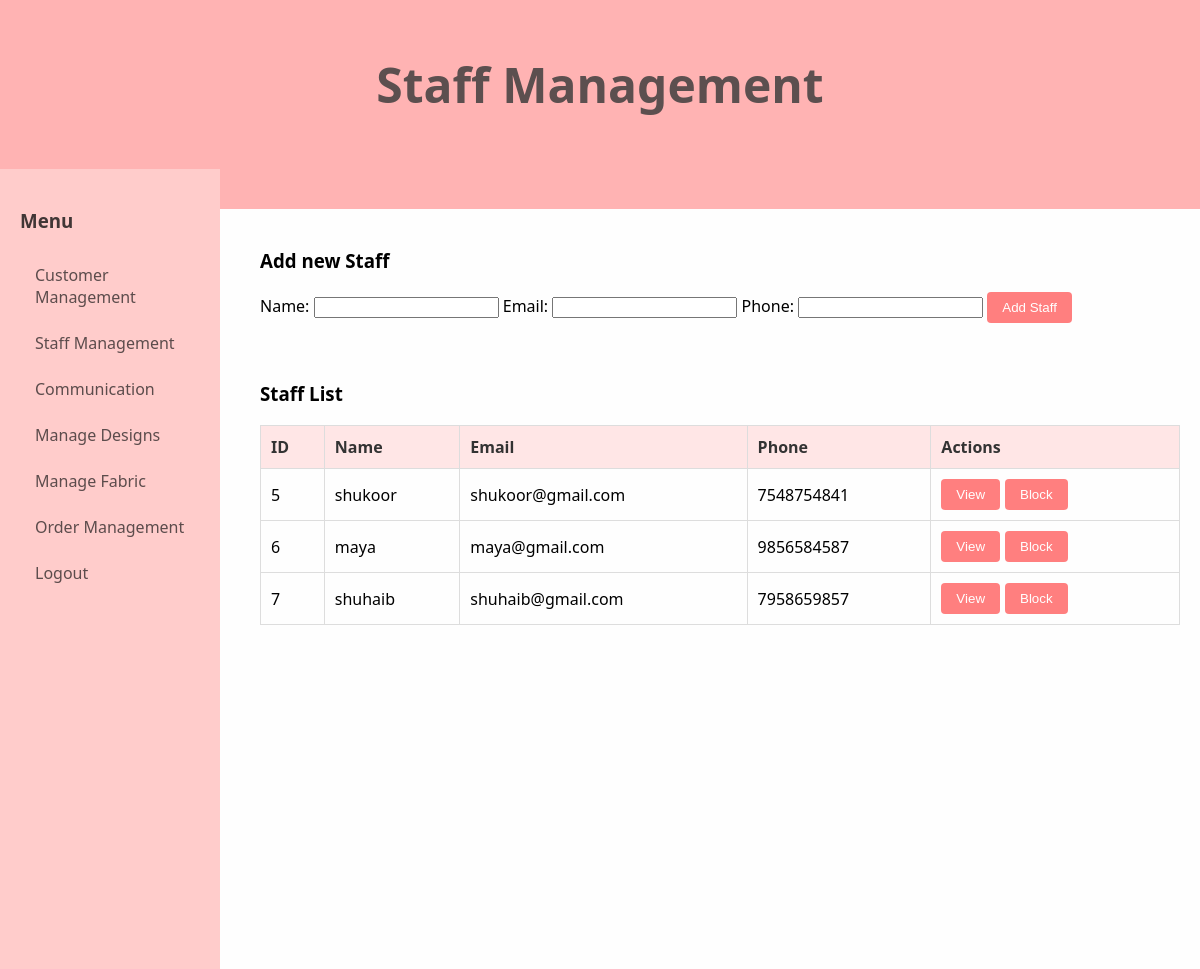
The app's page /admin/staff.php with its own data.
### tables this page shows
CREATE TABLE `users` (
  `USER_ID` int(11) NOT NULL,
  `USERNAME` varchar(50) NOT NULL,
  `PASSWORDD` varchar(255) NOT NULL,
  `EMAIL` varchar(100) NOT NULL,
  `PHONE` varchar(15) NOT NULL,
  `USER_TYPE` enum('ADMIN','CUSTOMER','STAFF') NOT NULL,
  `ADDRESSS` text DEFAULT NULL,
  `CREATED_AT` datetime NOT NULL DEFAULT current_timestamp(),
  `PROFILE_PICTURE` varchar(255) DEFAULT NULL,
  `blocked` tinyint(1) DEFAULT 0
);

### admin/staff.php (the view, shortened to what this page needs)
<!DOCTYPE html>
<html lang="en">
<head>
    <link rel="stylesheet" href="admin1.css">
</head>
<body>
    <div class="header">
        <h1>Staff Management</h1>
    </div>
    <div class="admin-dashboard">
        <aside class="sidebar">
            <h3>Menu</h3>
            <a href="customers.php">Customer Management</a>
            <a href="staff.php">Staff Management</a>
            <a href="communications.php">Communication</a>
            <a href="manageDesign.php">Manage Designs</a>
            <a href="manageFabric.php">Manage Fabric</a>
            <a href="OrderManage.php">Order Management</a>
            <a href="logout.php">Logout</a>
        </aside>
        <div class="header">
    </div>
    <div class="content">
        <h3>Add new Staff</h3>
            <form method="post" action="add_staff.php">
                <label for="username">Name:</label>
                <input type="text" id="username" name="username" required>
                <label for="email">Email:</label>
                <input type="email" id="email" name="email" required>
                <label for="phone">Phone:</label>
                <input type="phone" id="phone" name="phone" required>
                <button type="submit" name="add_new">Add Staff</button>
            </form>
            <?php
$conn = new mysqli('localhost', 'root', '', 'fashion');
$sql = "SELECT USER_ID, USERNAME, EMAIL, PHONE, blocked FROM users WHERE USER_TYPE = 'STAFF'";
$result = $conn->query($sql);
?>
        </div>
        <main class="content">
            <h3>Staff List</h3>
            <table>
                <thead>
                    <tr>
                        <th>ID</th>
                        <th>Name</th>
                        <th>Email</th>
                        <th>Phone</th>
                        <th>Actions</th>
                    </tr>
                </thead>
                <tbody>
                    <?php
                    if ($result->num_rows > 0) {
                        while ($row = $result->fetch_assoc()) {
                            echo "<tr>";
                            echo "<td>" . $row["USER_ID"] . "</td>";
                            echo "<td>" . $row["USERNAME"] . "</td>";
                            echo "<td>" . $row["EMAIL"] . "</td>";
                            echo "<td>" . $row["PHONE"] . "</td>";
                            echo "<td>";
                            echo "<a href='view_staff.php?id=" . $row["USER_ID"] . "'><button>View</button></a>";
                            if ($row['blocked'] == 1) {
                                echo "<a href='staff.php?action=unblock&id=" . $row["USER_ID"] . "' onclick='return confirm(\"Are you sure you want to unblock this staff member?\");'><button>Unblock</button></a>";
                            } else {
                                echo "<a href='staff.php?action=block&id=" . $row["USER_ID"] . "' onclick='return confirm(\"Are you sure you want to block this staff member?\");'><button>Block</button></a>";
                            }
                            echo "</td>";
                            echo "</tr>";
                        }
                    } else {
                        echo "<tr><td colspan='5'>No staff found</td></tr>";
                    }
                    ?>
                </tbody>
            </table>
        </main>
    </div>
</body>
</html>

### admin/admin1.css (style rules this page uses)
body { font-family: 'Segoe UI', Tahoma, Geneva, Verdana, sans-serif; background-color: #fefefe; margin: 0; padding: 0; }
.header { background-color: #ffb3b3; color: #5c4f4f; padding: 20px; text-align: center; font-size: 1.5em; }
.sidebar { width: 220px; background-color: #ffcccb; color: #413636; height: 100vh; float: left; padding: 20px; box-sizing: border-box; transition: width 0.3s; }
.sidebar a { color: #5c4c4c; display: block; padding: 12px 15px; text-decoration: none; border-radius: 4px; transition: background-color 0.3s; }
.content { margin-left: 240px; padding: 20px; box-sizing: border-box; }
table { width: 100%; border-collapse: collapse; }
th, td { border: 1px solid #ddd; padding: 10px; text-align: left; }
th { background-color: #ffe6e6; color: #333; }
button { padding: 8px 15px; margin-right: 5px; border: none; color: white; border-radius: 4px; background-color: #ff7f7f; cursor: pointer; transition: background-color 0.3s, transform 0.2s; }

### records on screen
users: USER_ID "5", USERNAME "shukoor", EMAIL "shukoor@gmail.com", PHONE "7548754841"
users: USER_ID "6", USERNAME "maya", EMAIL "maya@gmail.com", PHONE "9856584587"
users: USER_ID "7", USERNAME "shuhaib", EMAIL "shuhaib@gmail.com", PHONE "7958659857"
